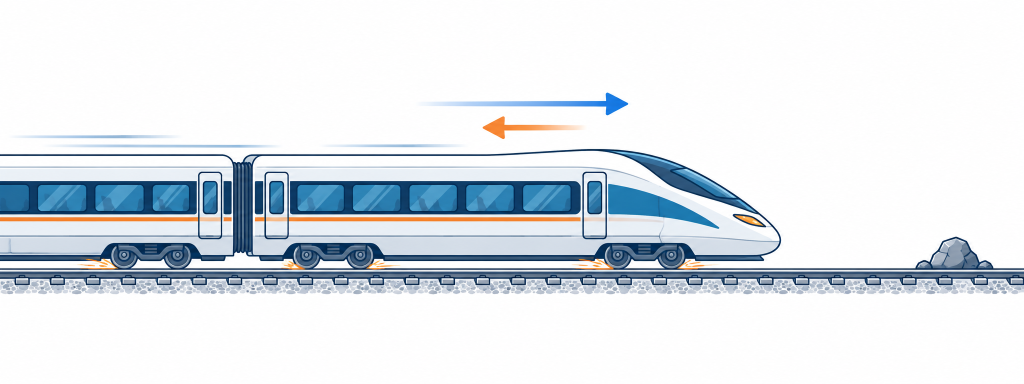
#> input picture De 1/images/ds-2-tau-phanh.png, 2048 x 768 px, found by its file name (shown at 1/2 size); its folder holds only this picture in this run
$ python update_plots.py
#> lines starting #> are read from the running program, lines starting #| are printed output that depends on the picture; after the words box and inside, x2 and y2 are one past the last pixel; in counts of white or black regions, pixels touching at a corner belong together
import os
import numpy as np
import matplotlib.pyplot as plt
from matplotlib.patches import Rectangle, Polygon, Ellipse
from mpl_toolkits.mplot3d.art3d import Poly3DCollection
from PIL import Image

plt.rcParams['font.sans-serif'] = 'DejaVu Sans'
plt.rcParams['axes.unicode_minus'] = False

NAVY = '#1B365D'
TEAL = '#008080'
ORANGE = '#E85D04'
RED = '#D62828'
GRAY = '#6C757D'

# 1. Fix De 6 P3 C3: Two robots on Ox and Oy with large bold labels
fig, ax = plt.subplots(figsize=(5.4, 4.2), dpi=300)
ax.annotate('', xy=(7.5, 0), xytext=(-0.8, 0), arrowprops=dict(arrowstyle='->', lw=2.2, color=NAVY))
ax.annotate('', xy=(0, 5.2), xytext=(0, -0.8), arrowprops=dict(arrowstyle='->', lw=2.2, color=NAVY))
ax.text(7.3, -0.55, '$x$ (m)', fontsize=12, fontweight='bold', color=NAVY)
ax.text(-0.95, 4.9, '$y$ (m)', fontsize=12, fontweight='bold', color=NAVY)
ax.text(-0.45, -0.45, '$O$', fontsize=12, fontweight='bold', color=NAVY)

ax.add_patch(Rectangle((3.5, -0.22), 0.7, 0.44, facecolor=TEAL, edgecolor=NAVY, lw=1.8, zorder=5))
ax.annotate('', xy=(2.1, 0.35), xytext=(3.8, 0.35), arrowprops=dict(arrowstyle='->', lw=2.2, color=TEAL))
ax.text(3.85, -0.68, '$A(6-2t;\\,0)$', fontsize=11.5, fontweight='bold', color=TEAL, ha='center')
ax.plot(6, 0, 'o', color=NAVY, markersize=6, zorder=5)
ax.text(6.0, 0.28, '$x(0)=6$', fontsize=10.5, fontweight='bold', color=NAVY, ha='center')

ax.add_patch(Rectangle((-0.22, 2.2), 0.44, 0.65, facecolor=ORANGE, edgecolor=NAVY, lw=1.8, zorder=5))
ax.annotate('', xy=(-0.42, 4.1), xytext=(-0.42, 2.5), arrowprops=dict(arrowstyle='->', lw=2.2, color=ORANGE))
ax.text(0.38, 2.5, '$B(0;\\,2e^t-2)$', fontsize=11.5, fontweight='bold', color=ORANGE, va='center')

ax.plot([3.85, 0], [0, 2.52], '--', color=RED, lw=2.2, zorder=4)
ax.text(2.1, 1.45, '$d(t)$', fontsize=12, fontweight='bold', color=RED)

ax.set_xlim(-1.1, 7.8)
ax.set_ylim(-1.0, 5.5)
ax.set_aspect('equal')
ax.axis('off')
plt.savefig(r'd:\Tao_De\Output\De 6\images\phan3_cau3_hairobot_oxy.png', dpi=300, bbox_inches='tight', pad_inches=0.05, facecolor='white')
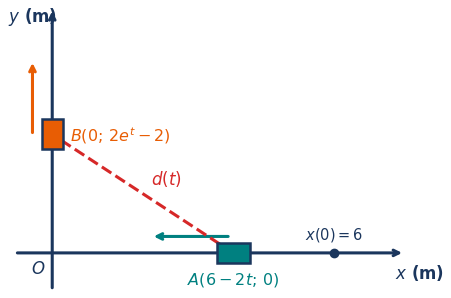
#> figure drawn by matplotlib, 1 panel
plt.close(fig)

# 2. Fix De 6 P3 C4: Light cone S(0,0,12), disk R=2 so label does not overlap disk
fig, ax = plt.subplots(figsize=(5.5, 4.4), dpi=300)
ax.plot([0, 0], [0, 12.8], color=NAVY, lw=2.2, zorder=2)
ax.plot(0, 12, 'o', color=NAVY, markersize=10, zorder=6)
ax.text(0.45, 12.0, '$S(0;\\,0;\\,12)$', fontsize=12, fontweight='bold', color=NAVY, va='center')

# Shadow ellipse on Oxy (z=0)
shadow = Ellipse((0, 0), width=8.0, height=2.2, facecolor='#FAD7A0', edgecolor=ORANGE, lw=2.4, alpha=0.55, zorder=1)
ax.add_patch(shadow)
ax.plot(0, 0, 'o', color=GRAY, markersize=6, zorder=3)
ax.text(0, -0.55, 'Bóng $S(t)$ trên $(Oxy)$', fontsize=11.5, fontweight='bold', color=ORANGE, ha='center')

# Moving disk at z(t)
disk = Ellipse((0, 6), width=4.0, height=1.1, facecolor='#76D7C4', edgecolor=NAVY, lw=2.2, alpha=0.85, zorder=4)
ax.add_patch(disk)
ax.plot(0, 6, 'o', color=NAVY, markersize=6, zorder=5)
ax.plot([0, 2.0], [6, 6], '-', color=RED, lw=2.0, zorder=5)
ax.text(1.0, 6.22, '$R=2$', fontsize=10.5, fontweight='bold', color=RED, ha='center')
ax.text(2.18, 5.85, '$C(0;\\,0;\\,z(t))$', fontsize=11.5, fontweight='bold', color=TEAL, va='center')

# Light rays
for rx in [-4.0, -2.8, 2.8, 4.0]:
    ax.plot([0, rx], [12, 0], '--', color=GRAY, lw=1.5, zorder=1)

ax.set_xlim(-4.6, 5.2)
ax.set_ylim(-1.4, 13.2)
ax.axis('off')
plt.savefig(r'd:\Tao_De\Output\De 6\images\phan3_cau4_nonanhsang.png', dpi=300, bbox_inches='tight', pad_inches=0.05, facecolor='white')
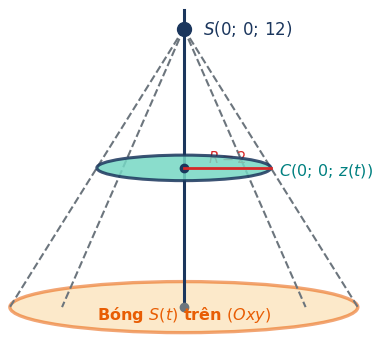
#> figure drawn by matplotlib, 1 panel
plt.close(fig)

# 3. Fix De 6 P3 C6: 3D solid with clean non-overlapping ticks
fig = plt.figure(figsize=(5.6, 4.6), dpi=300)
ax = fig.add_subplot(111, projection='3d')
xs = np.linspace(0, 2, 60)
bs = xs * np.exp(xs) - xs**2
hs = 2 * np.exp(-xs)

ax.plot(xs, np.zeros_like(xs), np.zeros_like(xs), color=NAVY, lw=2.2)
ax.plot(xs, bs, np.zeros_like(xs), color=TEAL, lw=2.6, label='$b(x) = xe^x - x^2$')
ax.plot(xs, np.zeros_like(xs), hs, color=ORANGE, lw=2.6, label='$h(x) = 2e^{-x}$')
ax.plot(xs, bs, hs, '--', color=GRAY, lw=1.4)

for xv in [0.4, 0.85, 1.3, 1.75, 2.0]:
    bv = xv * np.exp(xv) - xv**2
    hv = 2 * np.exp(-xv)
    verts = [[(xv, 0, 0), (xv, bv, 0), (xv, 0, hv)]]
    poly = Poly3DCollection(verts, facecolor=TEAL, edgecolor=NAVY, lw=1.5, alpha=0.35)
    ax.add_collection3d(poly)

ax.set_xticks([0, 0.5, 1.0, 1.5, 2.0])
ax.set_yticks([0, 3, 6, 9])
ax.set_zticks([0, 0.5, 1.0, 1.5, 2.0])
ax.set_xlabel('$x$', fontsize=11, labelpad=-2)
ax.set_ylabel('$b(x)$', fontsize=11, labelpad=-2)
ax.set_zlabel('$h(x)$', fontsize=11, labelpad=-2)
ax.tick_params(labelsize=9, pad=0)
ax.view_init(elev=22, azim=-55)
ax.legend(loc='upper left', fontsize=9.5, framealpha=0.9)
plt.savefig(r'd:\Tao_De\Output\De 6\images\phan3_cau6_thietdien_3d.png', dpi=300, bbox_inches='tight', pad_inches=0.05, facecolor='white')
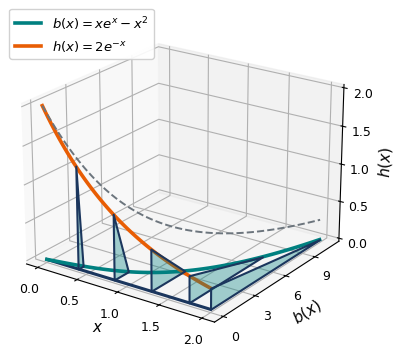
#> figure drawn by matplotlib, 1 panel
plt.close(fig)

# Auto-crop whitespace around all PNG plots across De 4, 5, 6
for d in [4, 5, 6]:
    img_dir = rf'd:\Tao_De\Output\De {d}\images'
    for fname in os.listdir(img_dir):
        if fname.endswith('.png'):
            fpath = os.path.join(img_dir, fname)
            im = Image.open(fpath).convert('RGB')
#> im is the input picture: PIL image 2048x768 RGB; mean R, G, B 223.7, 229.5, 234.8
            arr = np.array(im)
            mask = np.any(arr < 248, axis=-1)
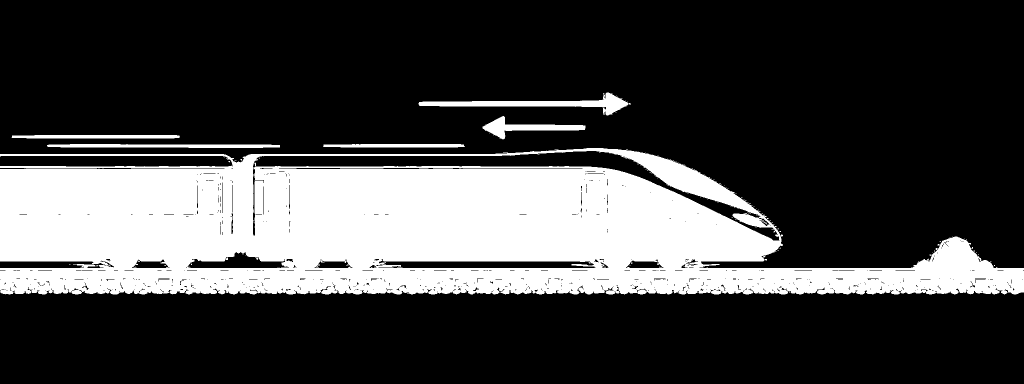
#> mask: shape (768, 2048) bool (shown at 1/2 size); 26.2% white; 93 white regions (86 under 20 px), largest, box (x1, y1, x2, y2) and area: (0, 296, 2048, 589) 396717, (837, 185, 1257, 231) 5414, (965, 232, 1171, 279) 3086
            coords = np.argwhere(mask)
#> coords = 412621 pairs, first value 185 to 588, second value 0 to 2047
            if len(coords) > 0:
                y0, x0 = coords.min(axis=0)
#> y0 = 185; x0 = 0
                y1, x1 = coords.max(axis=0) + 1
#> y1 = 589; x1 = 2048
                pad = 14
                left = max(0, int(x0) - pad)
#> left = 0
                top = max(0, int(y0) - pad)
#> top = 171
                right = min(im.width, int(x1) + pad)
#> right = 2048
                bottom = min(im.height, int(y1) + pad)
#> bottom = 603
                im_cropped = im.crop((left, top, right, bottom))
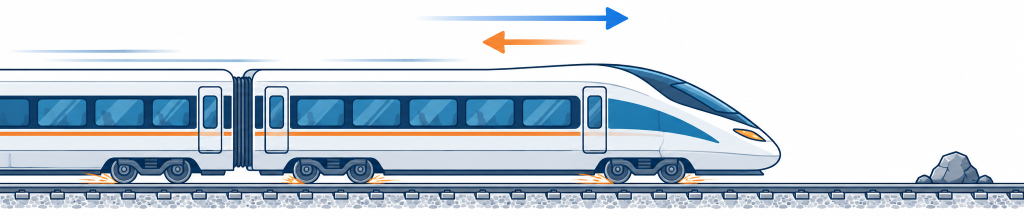
#> im_cropped: PIL image 2048x432 RGB (shown at 1/2 size); mean R, G, B 200, 210.5, 219.8
                im_cropped.save(fpath)
                print(f'Cropped {fpath}: {im.size} -> {im_cropped.size}')
#| Cropped d:\Tao_De\Output\De 4\images/ds-2-tau-phanh.png: (2048, 768) -> (2048, 432)
